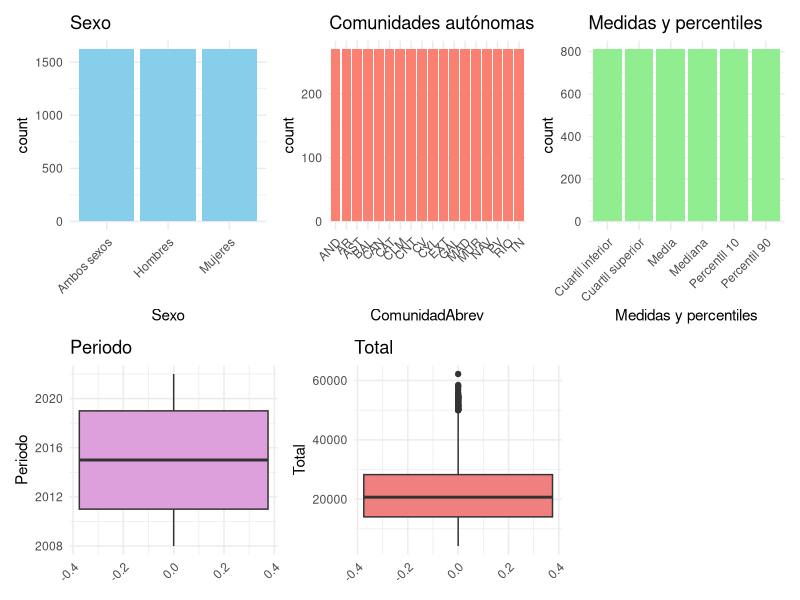
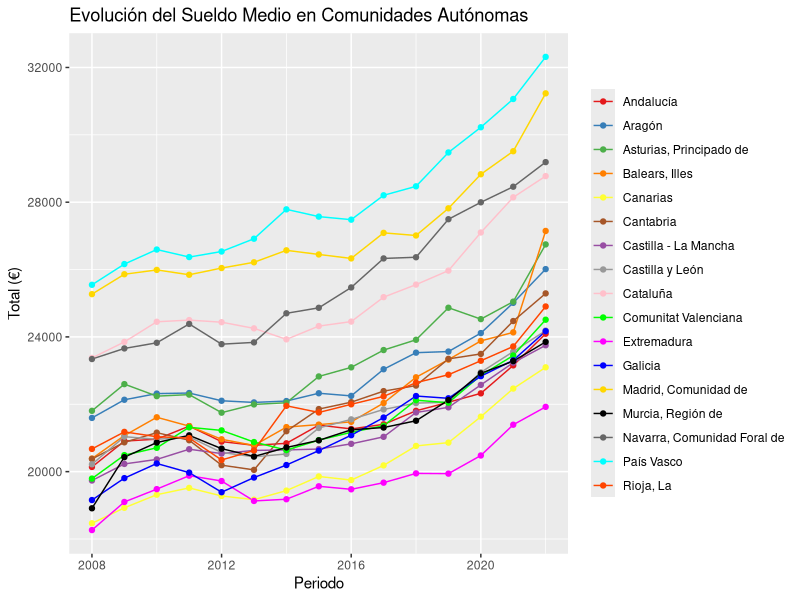
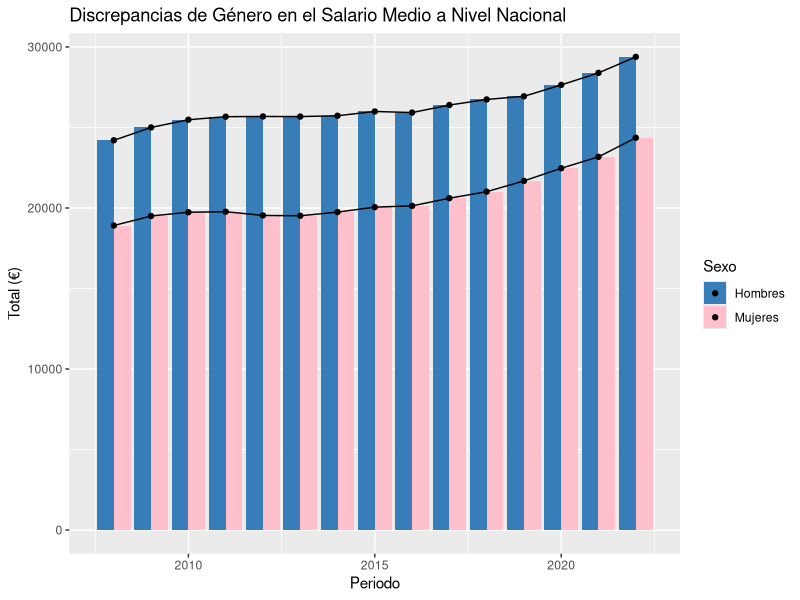
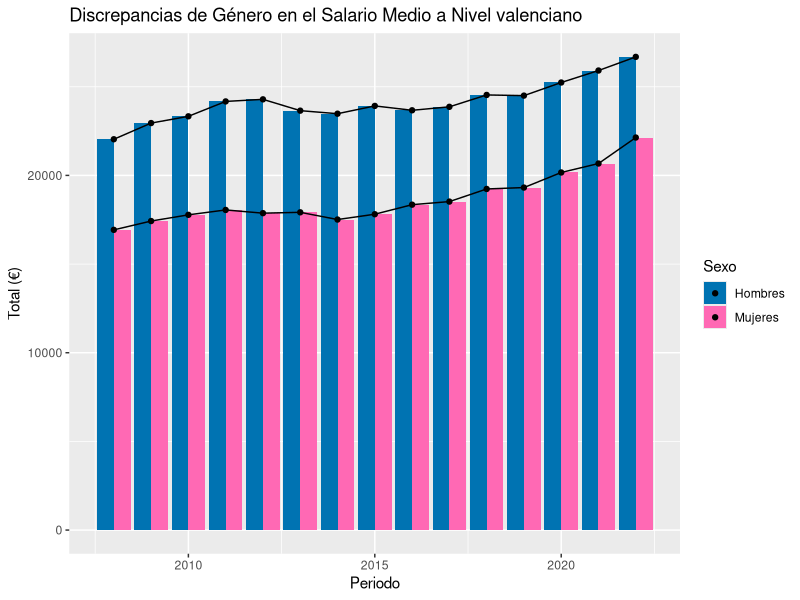
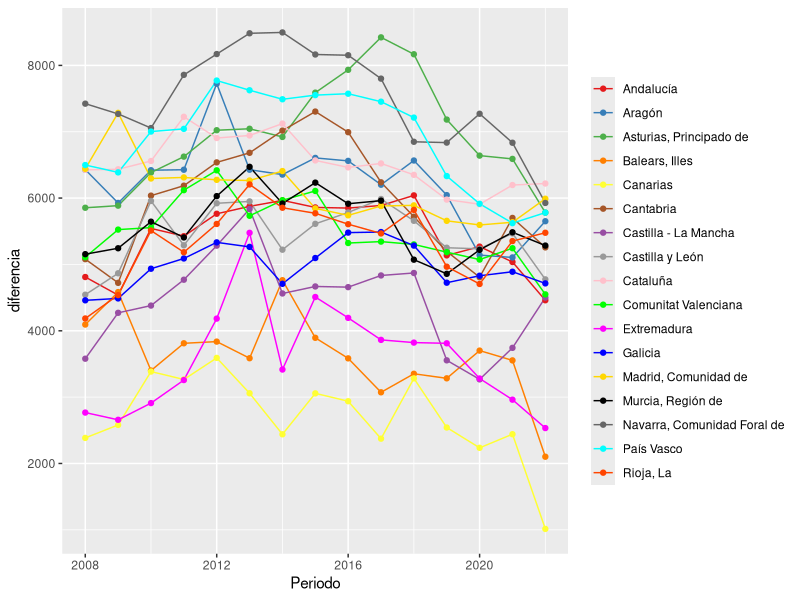

The R script that drew these images, in order:
## ---- chunk 1
rm(list = ls())
library(readr)
# Especificamos que la columna total de Salario sea de tipo character para no perder las comas al importarlo como double
Salario <- read_delim("../data/Salario.csv", delim = ";", escape_double = FALSE, col_types = cols(Total = col_character()), trim_ws = TRUE)
# Con vivienda no es necesario porque como se ve en la herramienta la columna se importa como character
Vivienda <- read_delim("../data/Vivienda.csv", delim = ";", escape_double = FALSE, trim_ws = TRUE)
## ---- chunk 2
str(Salario)
# Como se puede ver el problema de la variable Total es que tiene comas y puntos,
# pero en R las comas no son interpretadas con la intención del archivo, por lo que
# pasamos a cambiar el formato, y una vez con este correcto hacer un casteo a numérico

# Primero eliminamos los puntos, que se emplean en el archivo original para hacer la
#distinción de 1000
Salario$Total<-gsub(pattern = '[.]',replacement = '',Salario$Total)
# Seguidamente cambiamos las comas por puntos para adecuarlo al formato de R
Salario$Total<-gsub(pattern = '[,]',replacement = '.',Salario$Total)
# Ahora finalmente hacemos el casteo a numeric
Salario$Total<-as.numeric(Salario$Total)
# Además la variable media y percentiles solo puede tener esos valores, por lo que la 
#transformamos en un factor
inter<-as.factor(Salario$`Medidas y percentiles`)
Salario$`Medidas y percentiles`<-factor(inter,levels = levels(inter),labels = levels(inter))
# Ahora con la variable sexo
inter2<-as.factor(Salario$Sexo)
Salario$Sexo<-factor(inter2,levels = levels(inter2),labels = levels(inter2))
## ---- chunk 3
# Por último comprobamos que no tenemos ningún dato perdido
datos_perdidos_salario<-print(Salario[is.na(Salario)])
## ---- chunk 4
save(Salario,file = '../data/Salario_clean.csv')
## ---- chunk 5
str(Vivienda)
# Aquí de igual manera que arriba debemos cambiar las comas a puntos para poder
#hacer el casteo a numeric
Vivienda$Total<-gsub(pattern = '[,]',replacement = '.',Vivienda$Total)
Vivienda$Total<-as.numeric(Vivienda$Total)
## ---- chunk 6
library(knitr)
library(kableExtra)
resumen_total_salario<-summary(Salario$Total)
# Buscamos las filas donde se encuentran el máximo y el mínimo  
max_salario<-Salario[Salario$Total==resumen_total_salario['Max.'],]
min_salario<-Salario[Salario$Total==resumen_total_salario['Min.'],]
resumen<-rbind(max_salario,min_salario)
row.names(resumen)<-c('Salario máximo','Salario Mínimo')
kable_styling(kbl(resumen,align = 'c'))
## ---- chunk 7
# Cargar librerías necesarias
library(ggplot2)
library(patchwork)

# Generar histogramas de variables categóricas
hist1 <- ggplot(Salario, aes(x = Sexo)) + 
  geom_bar(fill = "skyblue") +
  theme_minimal() + 
   theme(axis.text.x = element_text(angle = 45, hjust = 1))+
  ggtitle("Sexo")

# Para este segundo creamos un df provisional para obtener unas abreviaturas y simplificar
# la representación 
# Crear una copia de df y añadir la columna de abreviaturas
df_abrev <- Salario

# Diccionario de abreviaturas
abreviaturas <- c(
  "Andalucía" = "AND", "Aragón" = "AR", "Asturias, Principado de" = "AST",
  "Balears, Illes" = "BAL", "Canarias" = "CAN", "Cantabria" = "CNT",
  "Castilla y León" = "CYL", "Castilla - La Mancha" = "CLM", "Cataluña" = "CAT",
  "Comunitat Valenciana" = "CV", "Extremadura" = "EXT", "Galicia" = "GAL",
  "Madrid, Comunidad de" = "MAD", "Murcia, Región de" = "MUR",
  "Navarra, Comunidad Foral de" = "NAV", "País Vasco" = "PV", 
  "Rioja, La" = "RIO", "Ceuta" = "CEU", "Melilla" = "MEL", "Total Nacional" = "TN"
)

# Crear la columna con abreviaturas en el nuevo data frame
df_abrev$ComunidadAbrev <- abreviaturas[df_abrev$`Comunidades autónomas`]

hist2 <- ggplot(df_abrev, aes(x =ComunidadAbrev)) + 
  geom_bar(fill = "salmon") +
  theme_minimal() +  
  theme(axis.text.x = element_text(angle = 45, hjust = 1))+
  ggtitle("Comunidades autónomas")

hist3 <- ggplot(Salario, aes(x = `Medidas y percentiles`)) + 
  geom_bar(fill = "lightgreen") +
  theme_minimal() + 
   theme(axis.text.x = element_text(angle = 45, hjust = 1))+
  ggtitle("Medidas y percentiles")

# Generar boxplots de variables numéricas
box1 <- ggplot(Salario, aes(y = Periodo)) + 
  geom_boxplot(fill = "plum") +
  theme_minimal() + 
   theme(axis.text.x = element_text(angle = 45, hjust = 1))+
  ggtitle("Periodo")

box2 <- ggplot(Salario, aes(y = Total)) + 
  geom_boxplot(fill = "lightcoral") +
  theme_minimal() + 
   theme(axis.text.x = element_text(angle = 45, hjust = 1))+
  ggtitle("Total")

# Combinar los gráficos en una cuadrícula 3x2 usando patchwork
layout <- (hist1 | hist2 | hist3) / (box1 | box2 | plot_spacer())

# Mostrar el gráfico final
layout

## ---- chunk 8
library(ggplot2)
library(scales)
primer_analisis<-Salario[Salario$`Medidas y percentiles`=='Media'&Salario$Sexo=='Ambos sexos'& Salario$`Comunidades autónomas`!='Total Nacional',]

# Crear colores personalizados manualmente
colores_personalizados <- c("#E41A1C", "#377EB8", "#4DAF4A", "#FF7F00", "#FFFF33",                              "#A65628", "#984EA3", "#999999", "#FFC0CB", "#00FF00", 
                            "#FF00FF", "#0000FF", "#FFD700", "#000000", "#666666", 
                           "#00FFFF", "#FF4500", "#8A2BE2")

# Crear el gráfico
ggplot(primer_analisis, aes(x = Periodo, y = Total, color = `Comunidades autónomas`)) +
  geom_line() +
  geom_point() +
  labs(
    title = 'Evolución del Sueldo Medio en Comunidades Autónomas',
    y = 'Total (€)',
    color = NULL  # Sin título en la leyenda
  ) +
  scale_color_manual(values = colores_personalizados) +  # Colores personalizados
  guides(color = guide_legend(title = NULL))  # Sin título en la leyenda
## ---- chunk 9
colores_personalizados2 <- c( "#377EB8","#FFC0CB")
                      
segundo_análisis_A<-Salario[Salario$`Comunidades autónomas`=='Total Nacional'& Salario$`Medidas y percentiles`=='Media'&Salario$Sexo!='Ambos sexos',]
ggplot(segundo_análisis_A,aes(x=Periodo,y=Total, fill=Sexo)) + geom_bar(stat = "identity",position = 'dodge')+scale_fill_manual(values = colores_personalizados2)+geom_line()+geom_point()+labs(
    title = 'Discrepancias de Género en el Salario Medio a Nivel Nacional',
    y = 'Total (€)')
## ---- chunk 10
colores_personalizados3 <- c("#0073B2", "#FF69B4")
segundo_análisis_B<-Salario[Salario$`Comunidades autónomas`=='Comunitat Valenciana'& Salario$`Medidas y percentiles`=='Media'&Salario$Sexo!='Ambos sexos',]
ggplot(segundo_análisis_B,aes(x=Periodo,y=Total, fill=Sexo)) + geom_bar(stat = "identity",position = 'dodge')+scale_fill_manual(values = colores_personalizados3)+geom_line()+geom_point()+labs(
    title = 'Discrepancias de Género en el Salario Medio a Nivel valenciano',
    y = 'Total (€)')
## ---- chunk 11
library(tidyr)
df_filtered<-Salario[Salario$`Comunidades autónomas`!='Total Nacional'&Salario$`Medidas y percentiles`=='Media'& Salario$Sexo!='Ambos sexos',]
df_filtered<-df_filtered[,!names(df_filtered)%in%'Medidas y percentiles']
# Empleamos pivot wider para poder hacer la diferencia de manera más sencilla
df_filtered<-pivot_wider(df_filtered,names_from=Sexo,values_from=Total)
df_filtered$diferencia<-df_filtered$Hombres-df_filtered$Mujeres
ggplot(df_filtered,aes(x=Periodo,y=diferencia,color =`Comunidades autónomas` ))+geom_line()+geom_point()+
 scale_color_manual(values = colores_personalizados) +  # Colores personalizados
  guides(color = guide_legend(title = NULL))
